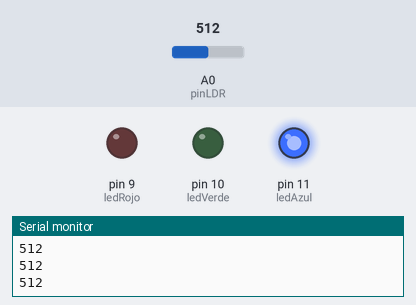
This sketch was run on a simulated Arduino Uno, built with avr-gcc and run on an emulated ATmega328P. Parts: output pins drawn as LEDs (lit = HIGH), the last lines printed to the serial monitor. Inputs (shaded band) come from the test bench; at power-on: A0 (pinLDR) = 512.

Above: at 1.2 s.
1.3 s: A0 (pinLDR) set to 583
2.8 s: A0 (pinLDR) set to 618
At 3.6 s:
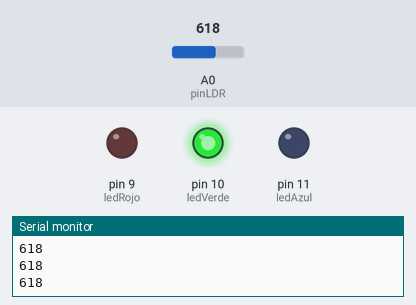
4.3 s: A0 (pinLDR) set to 810
At 4.7 s:
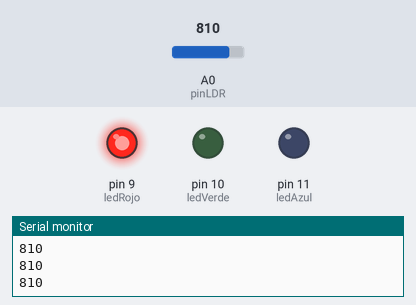
5.8 s: A0 (pinLDR) set to 790
At 7.0 s:
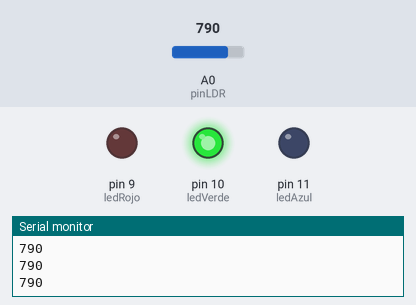
7.3 s: A0 (pinLDR) set to 900
At 8.2 s:
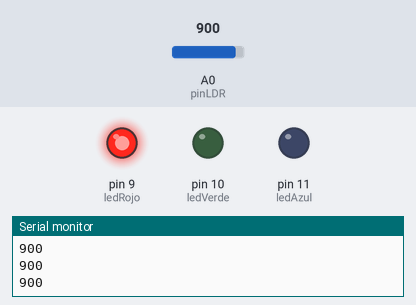
Timing chart, 0 to 9.8 s (numbered marks = the images above; inputs shaded):
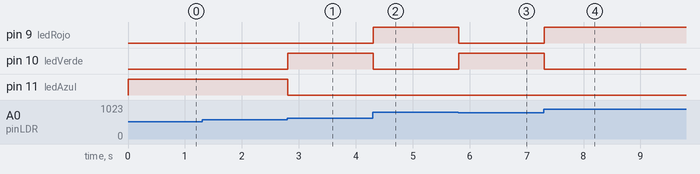

The sketch:

Practica5.ino
```cpp
int ledRojo =9;
int ledVerde =10;
int ledAzul=11;
int pinLDR=0;
int valorLDR=0;
void setup() {
  pinMode(ledRojo,OUTPUT);
  pinMode(ledVerde,OUTPUT);
  pinMode(ledAzul,OUTPUT);
  Serial.begin(9600);

}

void loop(){
  valorLDR=analogRead(pinLDR);
  Serial.println(valorLDR);
    //Led Rojo  "AMARILLO"

  if (valorLDR > 800){
    digitalWrite(ledRojo,255);
    digitalWrite(ledVerde,0);
    digitalWrite(ledAzul,0);
  }
  else {
    if (valorLDR>600 & valorLDR<800){
      digitalWrite(ledRojo,0);
    digitalWrite(ledVerde,255);
    digitalWrite(ledAzul,0);
    }
    else{
    digitalWrite(ledRojo,0);
    digitalWrite(ledVerde,0);
    digitalWrite(ledAzul,255);
    }
  }


}
```

Measured:
- the behaviour switches between 600 and 601 on A0 (pinLDR) (found by bisection; images 0 and 1)
- after the input at 2.8 s, pin 10 (ledVerde): LOW → HIGH at once; pin 11 (ledAzul): HIGH → LOW at once
- after the input at 4.3 s, pin 9 (ledRojo): LOW → HIGH at once; pin 10 (ledVerde): HIGH → LOW at once
- after the input at 5.8 s, pin 9 (ledRojo): HIGH → LOW at once; pin 10 (ledVerde): LOW → HIGH at once
- after the input at 7.3 s, pin 9 (ledRojo): LOW → HIGH at once; pin 10 (ledVerde): HIGH → LOW at once
